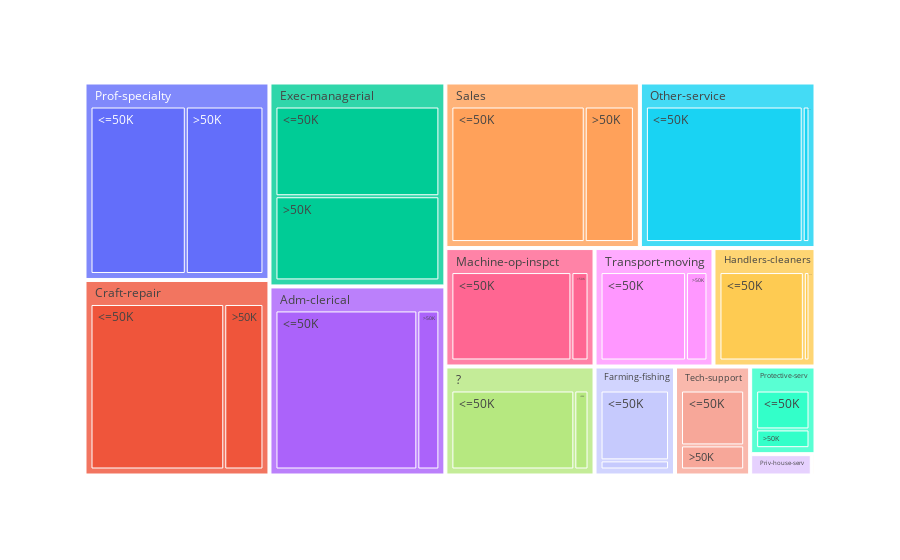

This figure's notebook cell:
### Code cell
ocupacao = px.treemap(base_census, path=['occupation', 'income'])
ocupacao.show()

### Figure 1 — Plotly figure (JSON) as saved in the notebook; plotly's stock layout.template omitted (floating-point values rounded to 4 significant figures)
{"data": [{"branchvalues": "total", "domain": {"x": [0, 1], "y": [0, 1]}, "hovertemplate": "labels=%{label}<br>count=%{value}<br>parent=%{parent}<br>id=%{id}<extra></extra>", "ids": [" ?/ <=50K", " Adm-clerical/ <=50K", " Armed-Forces/ <=50K", " Craft-repair/ <=50K", " Exec-managerial/ <=50K", " Farming-fishing/ <=50K", " Handlers-cleaners/ <=50K", " Machine-op-inspct/ <=50K", " Other-service/ <=50K", " Priv-house-serv/ <=50K", " Prof-specialty/ <=50K", " Protective-serv/ <=50K", " Sales/ <=50K", " Tech-support/ <=50K", " Transport-moving/ <=50K", " ?/ >50K", " Adm-clerical/ >50K", " Armed-Forces/ >50K", " Craft-repair/ >50K", " Exec-managerial/ >50K", " Farming-fishing/ >50K", " Handlers-cleaners/ >50K", " Machine-op-inspct/ >50K", " Other-service/ >50K", " Priv-house-serv/ >50K", " Prof-specialty/ >50K", " Protective-serv/ >50K", " Sales/ >50K", " Tech-support/ >50K", " Transport-moving/ >50K", " ?", " Adm-clerical", " Armed-Forces", " Craft-repair", " Exec-managerial", " Farming-fishing", " Handlers-cleaners", " Machine-op-inspct", " Other-service", " Priv-house-serv", " Prof-specialty", " Protective-serv", " Sales", " Tech-support", " Transport-moving"], "labels": [" <=50K", " <=50K", " <=50K", " <=50K", " <=50K", " <=50K", " <=50K", " <=50K", " <=50K", " <=50K", " <=50K", " <=50K", " <=50K", " <=50K", " <=50K", " >50K", " >50K", " >50K", " >50K", " >50K", " >50K", " >50K", " >50K", " >50K", " >50K", " >50K", " >50K", " >50K", " >50K", " >50K", " ?", " Adm-clerical", " Armed-Forces", " Craft-repair", " Exec-managerial", " Farming-fishing", " Handlers-cleaners", " Machine-op-inspct", " Other-service", " Priv-house-serv", " Prof-specialty", " Protective-serv", " Sales", " Tech-support", " Transport-moving"], "name": "", "parents": [" ?", " Adm-clerical", " Armed-Forces", " Craft-repair", " Exec-managerial", " Farming-fishing", " Handlers-cleaners", " Machine-op-inspct", " Other-service", " Priv-house-serv", " Prof-specialty", " Protective-serv", " Sales", " Tech-support", " Transport-moving", " ?", " Adm-clerical", " Armed-Forces", " Craft-repair", " Exec-managerial", " Farming-fishing", " Handlers-cleaners", " Machine-op-inspct", " Other-service", " Priv-house-serv", " Prof-specialty", " Protective-serv", " Sales", " Tech-support", " Transport-moving", "", "", "", "", "", "", "", "", "", "", "", "", "", "", ""], "type": "treemap", "values": [1652, 3263, 8, 3170, 2098, 879, 1284, 1752, 3158, 148, 2281, 438, 2667, 645, 1277, 191, 507, 1, 929, 1968, 115, 86, 250, 137, 1, 1859, 211, 983, 283, 320, 1843, 3770, 9, 4099, 4066, 994, 1370, 2002, 3295, 149, 4140, 649, 3650, 928, 1597]}], "layout": {"legend": {"tracegroupgap": 0}, "margin": {"t": 60}}}
